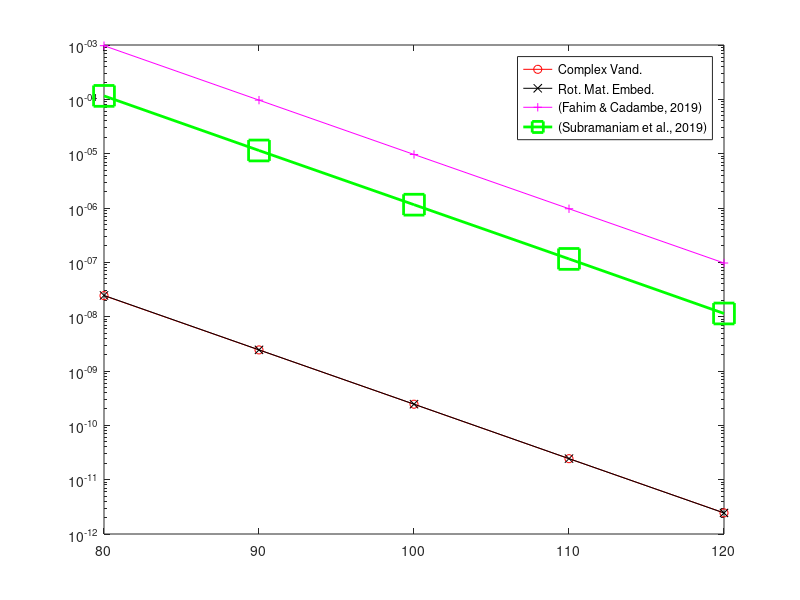

Source code (MATLAB): (Note: this script raises an error after producing the figure.)
x = [80, 90, 100, 110, 120];
y1 = [2.439798241177374e-08,2.444171389801081e-09,2.447346076440714e-10,2.433704568581326e-11,2.447249190915922e-12];
y2 = [2.459288717275408e-08,2.449032452496838e-09,2.450839775679502e-10,2.439191896021262e-11,2.439609007888255e-12];
y3 = [0.000970865615627419,9.66987830950721e-05,9.66407287973113e-06,9.68663926463043e-07,9.71756172292562e-08];
y4 = [0.000115712992513099,1.14467466739739e-05,1.15077419763111e-06,1.15614808184377e-07,1.14482279983689e-08];
semilogy(x,y1, '-ro', x, y2, '-kx', x, y3, '-m+', x, y4, '-gs', 'MarkerSize',15, 'linewidth',2);
lgd = legend( 'Complex Vand.', 'Rot. Mat. Embed.', '(Fahim & Cadambe, 2019)', '(Subramaniam et al., 2019)');
lgd.FontSize = 12;
grid on;
xlabel('SNR (dB)','fontsize',15);
ylabel('Normalized MSE (worst case)', 'fontsize', 14);